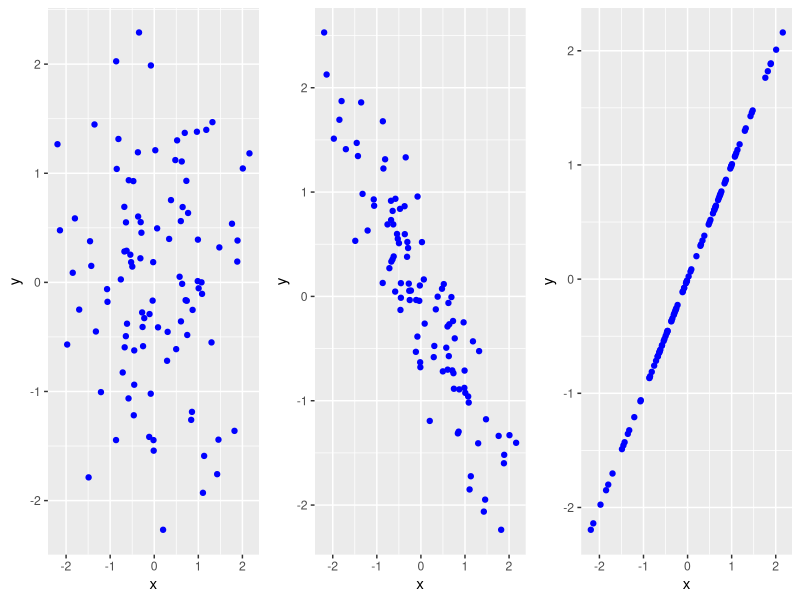
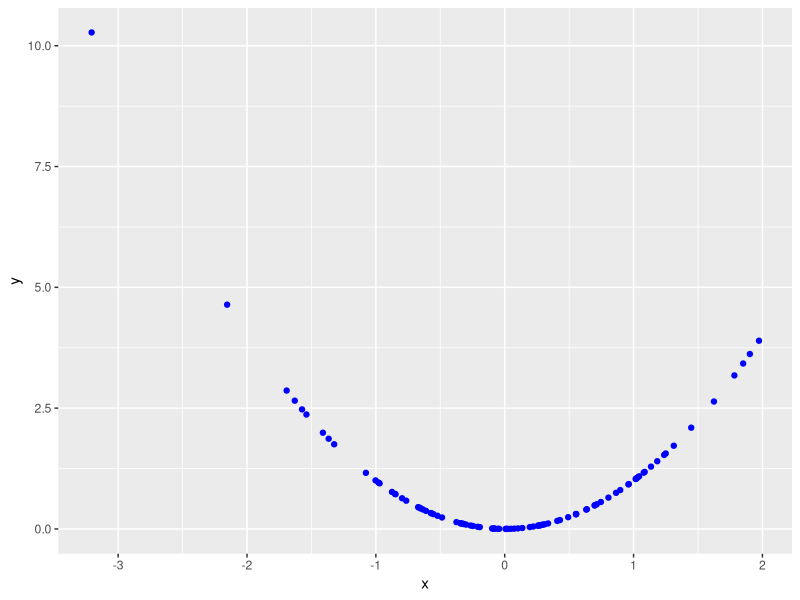

The R source for these figures, in order:
## ---- chunk 1
knitr::opts_chunk$set(echo = FALSE,
                      prompt = FALSE,
                      tidy = TRUE,
                      collapse = TRUE)
library("tidyverse")
## ---- chunk 2
simdata <- tibble(x = rnorm(100),
                  y1 = rnorm(100),
                  y2 = (-x+0.5*y1)/sqrt(1.25),
                  y3 = x)
p1 <- ggplot(data = simdata, mapping = aes(x = x)) +
  geom_point(aes(y=y1),col="blue") +
  xlab("x") + 
  ylab("y")
p2 <- ggplot(data = simdata, mapping = aes(x = x)) +
  geom_point(aes(y=y2),col="blue") +
  xlab("x") + 
  ylab("y")
p3 <- ggplot(data = simdata, mapping = aes(x = x)) +
  geom_point(aes(y=y3),col="blue") +
  xlab("x") + 
  ylab("y")
library("cowplot")
plot_grid(p1,p2,p3,ncol=3,nrow=1)
## ---- chunk 3
simdata <- tibble(x = rnorm(100),
                  y = x^2)
ggplot(data = simdata, mapping = aes(x = x, y =y)) +
  geom_point(col="blue") +
  xlab("x") + 
  ylab("y")
